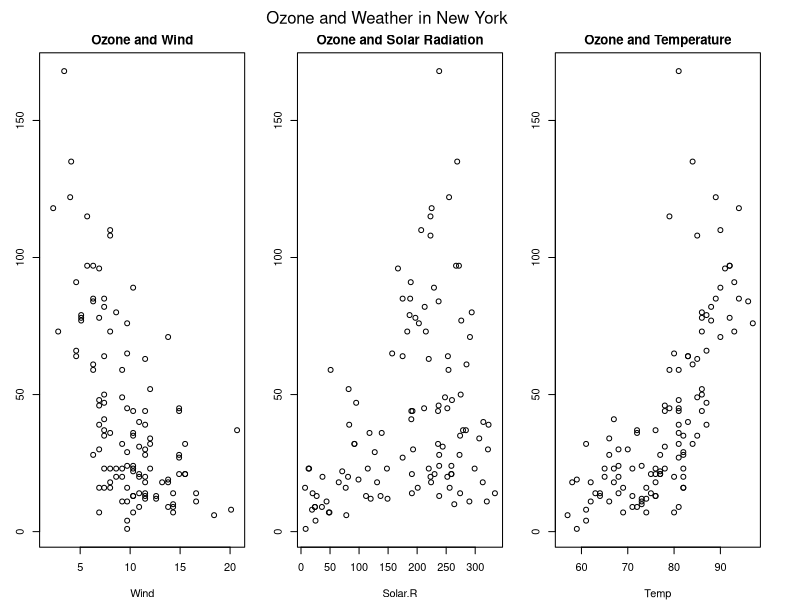

Write the R code that produced this figure.
#MULTIPLE PLOT EXAMPLE

library(datasets)
head(airquality)
par(mfrow = c(1,3), mar = c(4,3,2,1), oma = c(0,0,2,2))
#mar margin size while oma is outer margin size
with(airquality,{
  #here are three plots filled in with their respective titles
  plot(Wind, Ozone, main="Ozone and Wind")
  plot(Solar.R, Ozone, main = "Ozone and Solar Radiation")
  plot(Temp,Ozone, main="Ozone and Temperature")
  #this adds a line of text in the outer margin
  #mtext adds different text to margin either inside or outside
  mtext("Ozone and Weather in New York", outer = T)})
